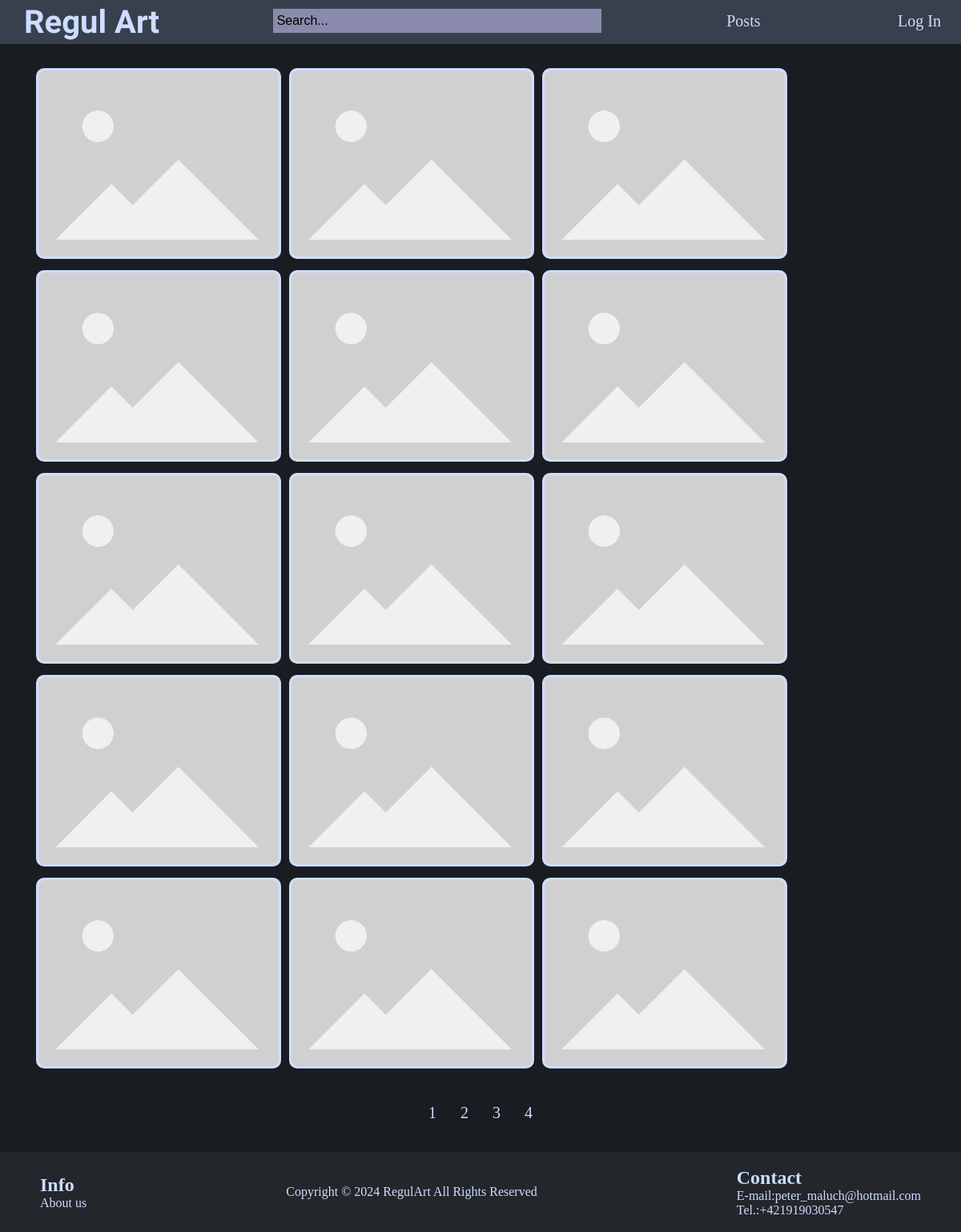
The page /templates/posts.php?page=1 on the database its author committed.
### tables this page shows
CREATE TABLE `posts` (
  `id` int(11) NOT NULL,
  `image` varchar(100) NOT NULL,
  `name` varchar(50) NOT NULL,
  `userId` int(11) NOT NULL,
  `description` text DEFAULT NULL
);

### _inc/classes/Database.php (called while the page is built, shortened)
<?php
    class Database{
        private $host = 'localhost';
        private $db_name = 'projekt';
        private $user_name = 'root';
        private $password = '';
        protected function connect() {
            try {
                $this->connection = new PDO(
                    "mysql:host=" . $this->host .
                    ";dbname=" . $this->db_name .
                    ";charset=utf8",
                    $this->user_name,
                    $this->password
                );
                $this->connection->setAttribute(PDO::ATTR_ERRMODE, PDO::ERRMODE_WARNING);
                $this->connection->setAttribute(PDO::ATTR_DEFAULT_FETCH_MODE,PDO::FETCH_OBJ);
                return $this->connection;
            } catch(PDOException $e) {
                die("Chyba pripojenia k databáze: " . $e->getMessage());
            }
        }
    }
?>

### _inc/classes/Posts.php (called while the page is built, shortened)
<?php
class Posts extends Database {
    private $db;
    private static $postsPerPage = 15;
    public function __construct(){
        $this->db = $this->connect();
    }
    public function getPages(){
        try{
            $query =  $this->db->query("SELECT * FROM posts");
            $posts = $query->fetchAll();
            $number_of_pages = ceil(count($posts)/Posts::$postsPerPage);
            return $number_of_pages;
        }catch(PDOException $e){
            echo($e->getMessage());
        }
    }
    public function selectPosts($page){
        try{
            $number_of_pages = $this->getPages();
            $firstImage = ($page-1)*Posts::$postsPerPage;
            $query =  $this->db->query("SELECT id,image FROM posts LIMIT " . $firstImage . ',' . Posts::$postsPerPage);
            $rows = $query->fetchAll(PDO::FETCH_ASSOC);
            return $rows;
        }catch(PDOException $e){
            echo($e->getMessage());
        }
    }
}
?>

### templates/posts.php (the view)
<?php
    include_once('partials/header.php');
    require_once('../_inc/classes/Posts.php');
?>
    <div class="content">
        <div class="contentImages">
            <?php
                $posts_class = new Posts();
                $posts = $posts_class->selectPosts($_GET['page']);
                for ($i=0;$i<count($posts);$i++){
                    echo '<div><a href="image.php?id='.$posts[$i]["id"].'">';
                    echo '<img src="../assets/img/'.$posts[$i]["image"].'" alt="image" class="imageSmall">';
                    echo '</a></div>';
                }
            ?>
        </div>
        <div class="pagination">
            <?php
                $pages = $posts_class->getPages();
                for($i=1;$i<=$pages;$i++){
                    echo('<a href="posts.php?page='.$i.'" class="aButton">'.$i.'</a>');
                }
            ?>
        </div>
    </div>
<?php
    include_once('partials/footer.php');
?>

### templates/partials/header.php (shortened to what this page needs)
<?php
    require_once('../_inc/classes/Page.php');
    require_once('../_inc/classes/Database.php');
    require_once('../_inc/classes/Posts.php');
?>
<!DOCTYPE html>
<html lang="en">
<head>
    <link rel="stylesheet" href="../assets/css/style.css">
    <?php
        $page_name = basename($_SERVER["SCRIPT_NAME"], '.php');
        $page_object  = new Page($page_name);
        echo($page_object->add_stylesheet());
    ?>
</head>
<body>
<header id="header">
        <h1><a href="../templates/home.php">Regul Art</a></h1>
        <div class="searchBarDiv">
            <input type="text" class="searchBar" placeholder="Search...">
        </div>
        <nav>
            <a href="posts.php?page=1" class="aButton">Posts</a>
        </nav>
        <?php
        if(isset($_SESSION['logged_in']) && $_SESSION['logged_in'] == true){
            echo('
                <div class="profile" id="headerProfile" onclick="openProfileMenu()">
                    <div>'.$_SESSION['username'].'</div>
                    <img src="../assets/img/defaultprofile.png" alt="IMAGE">
                </div>
                <div id="profileMenu">
                    <a href="./logout.php" class="aButton">Log Out</a>
            ');
            if(isset($_SESSION['role']) && $_SESSION['role'] == "admin"){
                echo('
                    <a class="aButton" href="./admin.php?selectedTable=posts">admin panel</a>
                ');
            }
            echo('</div>');
        }else{
            echo('
                <div id="notLoggedIn">
                    <a href="./login.php" class="aButton">Log In</a>
                </div>
            ');
        }
        ?>
</header>

### _inc/classes/Page.php (shortened to what this page needs)
<?php
    class Page{
        private $page_name;
        public function __construct($page_name){
            $this->page_name = $page_name;
        }
        function add_stylesheet() {
            $result = '
                <link rel="preconnect" href="https://fonts.googleapis.com">
                <link rel="preconnect" href="https://fonts.gstatic.com" crossorigin>
                <link href="https://fonts.googleapis.com/css2?family=Ephesis&display=swap" rel="stylesheet">
            ';
            switch($this->page_name){
                case 'posts':
                    $result .= '<link rel="stylesheet" href="../assets/css/posts.css">';
                    break;
            }
            return $result;
        }
    }
?>

### templates/partials/footer.php (shortened to what this page needs)
<footer>
    <div id="info">
        <h2>Info</h2>
    <a href="aboutUs.html">About us</a>
    </div>
    <div>
        <p>Copyright &copy 2024 RegulArt All Rights Reserved</p>
    </div>
    <div id="contact">
        <h2>Contact</h2>
        <p>E-mail:<a href="mailto:peter_maluch@hotmail.com">peter_maluch@hotmail.com</a></p>
        <a href="tel:+421919030547">Tel.:+421919030547</a>
    </div>
</footer>
</body>
</html>

### assets/css/style.css (style rules this page uses)
* { margin: 0px; }
body { background-color: rgb(25, 28, 32); }
.searchBarDiv { display: flex; flex-direction: column; align-items: center; }
.searchBar { padding: 5px; width: 400px; height: 20px; background-color: rgb(138, 138, 173); border: none; font-size: 16px; outline: none; transition: all 0.5s; color: rgb(31, 31, 31); }
.searchBarDiv:after { display: block; width: 410px; content: ''; border-bottom: 4px solid rgb(138, 138, 173); transform: scaleX(0); transition: all 0.3s; }
.searchBar::placeholder { color: black; }
#header h1 a { font-family: Ephesis; font-size: 40px; text-decoration: none; color: rgb(205, 221, 255); margin-left: 30px; transition: all 0.3s; }
#header { position: fixed; display: flex; align-items: center; justify-content: space-between; background-color: rgb(56, 64, 77); width: 100%; z-index: 10; top: 0; }
#notLoggedIn { display: flex; align-items: center; margin-right: 10px; }
.aButton { display: inline-block; text-decoration: none; color: rgb(205, 221, 255); padding: 10px; border-radius: 5px; margin: 5px; font-size: 20px; transition: all 0.3s; cursor:pointer; }
.aButton:after { display: block; content: ''; border-bottom: 2px solid rgb(211, 221, 255); transform: scaleX(0); transition: all 0.3s; }
footer { background-color: rgb(35, 38, 43); height: 100px; display: flex; flex-direction: row; align-items: center; justify-content: space-between; color: rgb(205, 221, 255); }
#info { margin-left: 50px; }
#info a { text-decoration: none; color: rgb(205, 221, 255); }
#contact { margin-right: 50px; }
#contact a { text-decoration: none; color: rgb(205, 221, 255); }

### assets/css/posts.css (style rules this page uses)
.content { display: flex; flex-direction: column; }
.contentImages { margin: 80px 10px 0px 40px; display: flex; flex-wrap: wrap; }
.imageSmall { margin: 5px; background-color: white; border-style: solid; border-width: 3px; border-color: rgb(205, 221, 255); border-radius: 10px; transition: all 0.3s; overflow: hidden; max-width: 300px; max-height: 300px; }
.pagination { text-align: center; margin: 20px; }

### rows shown on the page
posts: image (placeholder picture)
posts: image (placeholder picture)
posts: image (placeholder picture)
posts: image (placeholder picture)
posts: image (placeholder picture)
posts: image (placeholder picture)
posts: image (placeholder picture)
posts: image (placeholder picture)
posts: image (placeholder picture)
posts: image (placeholder picture)
posts: image (placeholder picture)
posts: image (placeholder picture)
posts: image (placeholder picture)
posts: image (placeholder picture)
posts: image (placeholder picture)
